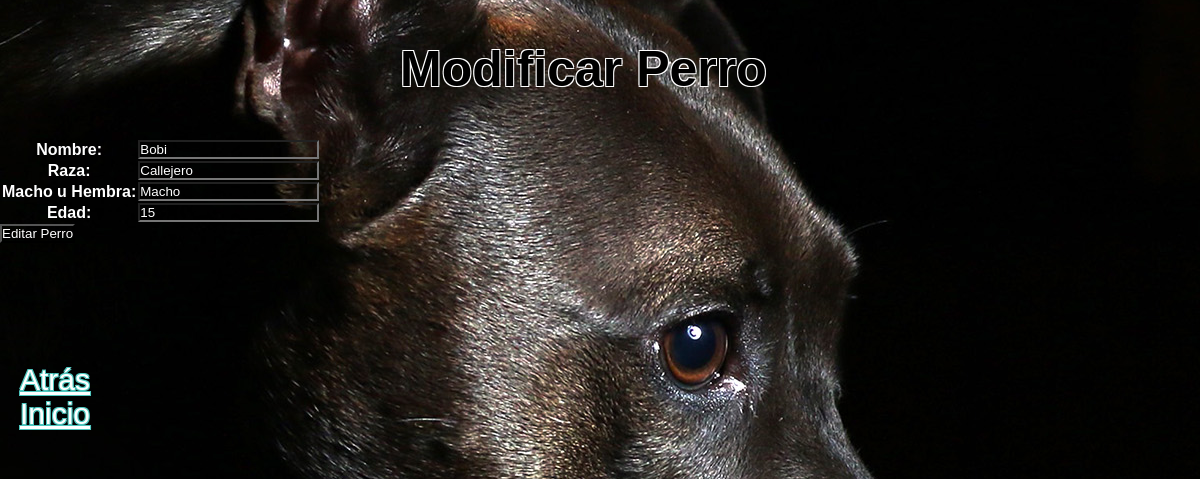
Screenshot of /AppEntrega/editPerro/1 with the database file from the repository.
### AppEntrega/models.py (models this page shows, shortened)
class Perro(models.Model):
    nombre=models.CharField(max_length=30)
    raza=models.CharField(max_length=30)
    genero=models.CharField(max_length=6)
    edad=models.IntegerField()

### AppEntrega/views.py (the view)
# urls.py: path("editPerro/<id>", editPerro, name="editPerro"),
def editPerro(request, id):
    perro= Perro.objects.get(id=id)
    if request.method=="POST":
        form= PerroForm(request.POST)
        if form.is_valid():
            info=form.cleaned_data
            nombre= info["nombre"]
            raza= info["raza"]
            genero= info["genero"]
            edad= info["edad"]
            perro.nombre= nombre
            perro.raza= raza
            perro.genero= genero
            perro.edad= edad
            perro.save()
            perros= Perro.objects.all()
            return render(request, "perros.html", {"perros": perros, "mensaje": "Perro Editado"})
    else:
        form= PerroForm(initial={"nombre": perro.nombre, "raza": perro.raza, "genero": perro.genero, "edad": perro.edad})
        return render(request, "editperro.html", {"form": form, "perro": perro})

### AppEntrega/forms.py
class PerroForm(forms.Form):
    nombre= forms.CharField(label="Nombre", max_length=30)
    raza= forms.CharField(label="Raza", max_length=30)
    genero= forms.CharField(label="Macho u Hembra", max_length=6)
    edad= forms.IntegerField(label="Edad")

### AppEntrega/templates/editperro.html (shortened to what this page needs)
{% extends "padre.html" %}
{% load static %}
{% block styles %} <link rel="stylesheet" href="{% static 'css/perros.css' %} "> {% endblock %}
{% block titulo %}
Modificar Perro
{% endblock %}
{% block contenido %}
    <form action="{% url 'editPerro' perro.id %}" method="POST"> {% csrf_token %}
        <table>
            {{ form.as_table }}
        </table>
        <input type="submit" value="Editar Perro">
    </form>
{% endblock %}
{% block btnMovimiento %}
    <div>
    <a class="btn" href="../perros"> Atrás </a>
    </div>
    <div>
    <a class="btn" href="{% url 'inicio' %}"> Inicio </a>
    </div>
{% endblock %}

### AppEntrega/static/css/perros.css (style rules this page uses)
* { background: url("../assets/img/bg-dog.jpg") no-repeat center center fixed; color: rgb(255, 255, 255); margin: 0px; padding: 0px; font-family: Arial, Helvetica, sans-serif; }

### rows the page displays
Perro: nombre "Bobi", raza "Callejero", genero "Macho", edad "15"
